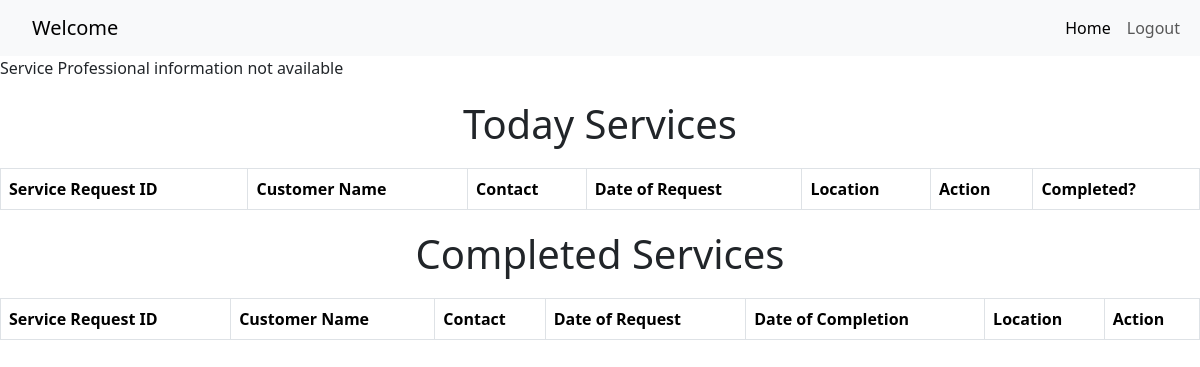
Page /sphomepage/12 on the earlier database version.
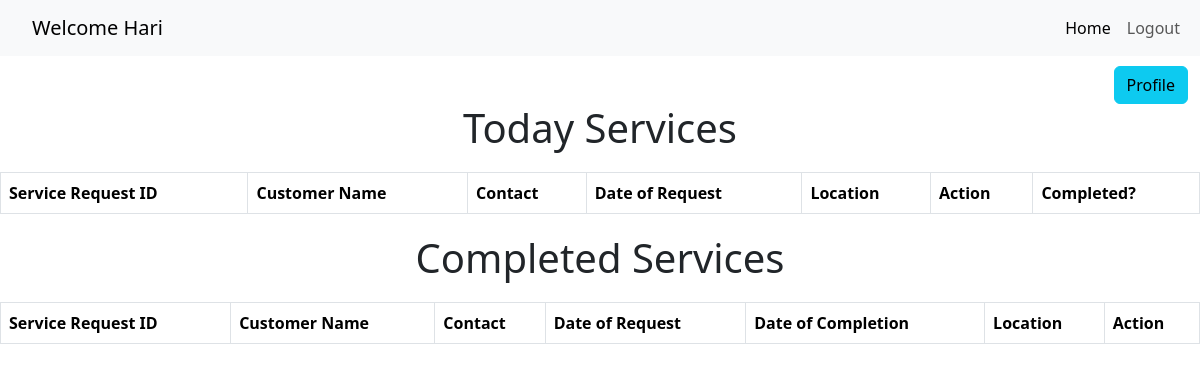
Same page on the later database version.
### application/models.py (models this page shows, shortened)
class ServiceProfessional(db.Model):
    __tablename__ = 'service_professionals'
    id = db.Column(db.Integer, primary_key=True)
    email = db.Column(db.String(120), unique=True, nullable=False)
    password = db.Column(db.String(120), nullable=False)
    full_name = db.Column(db.String(100), nullable=False)
    service_id = db.Column(db.Integer, db.ForeignKey('services.service_id'), nullable=False)
    experience = db.Column(db.Integer, nullable=False)
    profile_doc = db.Column(db.String(200), nullable=False)
    address = db.Column(db.String(200), nullable=False)
    pincode = db.Column(db.String(10), nullable=False)
    date_created = db.Column(db.DateTime, default=date.today())
    status = db.Column(db.String(50), nullable=False)
    service = db.relationship('Service', backref='service_professionals', lazy=True)

### app.py (the view)
@app.route('/sphomepage/<int:id>', methods = ['GET'])
def sphomepage(id):
    professional = ServiceProfessional.query.get(id)
    service_requests = ServiceRequest.query.filter_by(professional_id = id)
    return render_template("sphomepage.html", professional = professional, service_requests = service_requests)

### templates/sphomepage.html (shortened to what this page needs)
<!DOCTYPE html>
<html lang="en">
<head>
    <link href="https://cdn.jsdelivr.net/npm/bootstrap@5.3.3/dist/css/bootstrap.min.css" rel="stylesheet">
</head>
<body>
    <nav class="navbar navbar-expand-lg navbar-light bg-light">
        <div class="container-fluid">
          <a class="navbar-brand" href="#">Welcome {{ professional.full_name }}</a>
          <div class="collapse navbar-collapse" id="navbarNavAltMarkup">
            <div class="navbar-nav">
              <a class="nav-link active" aria-current="page" href="#">Home</a>
              <a class="nav-link" href="{{ url_for('logout') }}">Logout</a>
            </div>
          </div>
        </div>
    </nav>
    {% if professional %}
        <div class="container" style="padding-top: 10px; float: right;">
            <a href="{{url_for('professionalprofile', id = professional.id)}}" class="btn btn-info">Profile</a>
        </div>
    {% else %}
        <p>Service Professional information not available</p>
    {% endif %}
    <div class="heading">
        <h1>Today Services</h1>
    </div>
    <div class="table-container">
        <table class="table table-bordered">
            <thead>
                <tr>
                    <th>Service Request ID</th>
                    <th>Customer Name</th>
                    <th>Contact</th>
                    <th>Date of Request</th>
                    <th>Location</th>
                    <th>Action</th>
                    <th>Completed?</th>
                </tr>
            </thead>
        </table>
    </div>
    <div class="heading">
        <h1>Completed Services</h1>
    </div>
    <div class="table-container">
        <table class="table table-bordered">
            <thead>
                <tr>
                    <th>Service Request ID</th>
                    <th>Customer Name</th>
                    <th>Contact</th>
                    <th>Date of Request</th>
                    <th>Date of Completion</th>
                    <th>Location</th>
                    <th>Action</th>
                </tr>
            </thead>
        </table>
    </div>
</body>
</html>

Differences in the rows shown:
added ServiceProfessional: full_name "Hari"
Other differences:
text no longer shown: "Service Professional information not available"
text now shown: "Profile"
